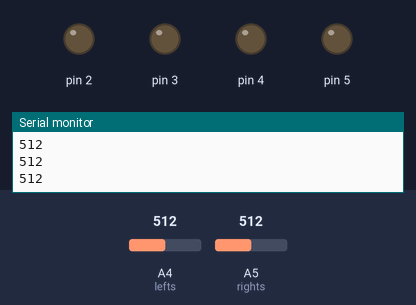
Bench run of a sketch on a simulated Arduino Uno, built with avr-gcc and run on an emulated ATmega328P. Parts: output pins drawn as LEDs (lit = HIGH), the last lines printed to the serial monitor. The test bench sets the inputs (shaded band); at power-on: A4 (lefts) = 512, A5 (rights) = 512.

Above: at 1.2 s.
1.3 s: A4 (lefts) set to 312
2.8 s: A4 (lefts) set to 291
At 3.7 s:
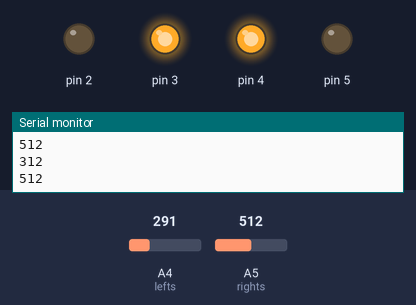
At 7.8 s:
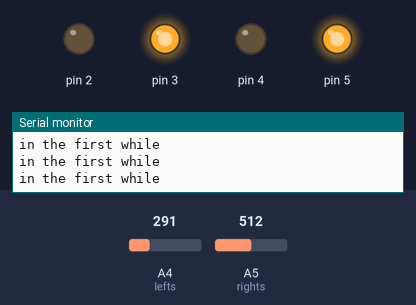
Timing chart, 0 to 9.3 s (numbered marks = the images above; inputs shaded):
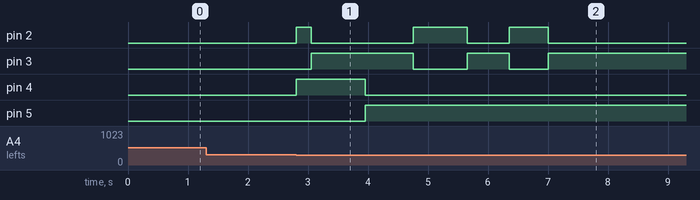

Measured:
- the behaviour switches between 301 and 300 on A4 (lefts) (found by bisection; images 0 and 1)
- after the input at 2.8 s, pin 2: goes HIGH 0.25 s, LOW 1.7 s, HIGH 0.90 s, LOW 0.70 s, HIGH 0.65 s, then LOW, starting at once; pin 3: goes HIGH 1.7 s, LOW 0.90 s, HIGH 0.70 s, LOW 0.65 s, then HIGH, starting after 0.25 s; pin 4: LOW → HIGH at once, → LOW 1.2 s later; pin 5: LOW → HIGH after 1.2 s

The sketch:

LinoAvoider_Robot_verse_1.ino
```cpp
#define lefts A4
#define rights A5
#define avoids A4

int left_sensor_state;
int right_sensor_state;

void setup() {
  pinMode(2,OUTPUT);
  pinMode(3,OUTPUT);
  pinMode(4,OUTPUT);
  pinMode(5,OUTPUT);

  pinMode(lefts,INPUT);
  pinMode(rights,INPUT);
  pinMode(avoids,INPUT);
  //begin serial communication
  Serial.begin(9600);

}

void maju()
{
  digitalWrite(5,HIGH);
  digitalWrite(3,HIGH);
  digitalWrite(2,LOW);
  digitalWrite(4,LOW);
}

void mundur()
{
  digitalWrite(4,HIGH);
  digitalWrite(2,HIGH);
  digitalWrite(5,LOW);
  digitalWrite(3,LOW);
}

void kanan()
{
  digitalWrite(5,HIGH);
  digitalWrite(2,HIGH);
  digitalWrite(3,LOW);
  digitalWrite(4,LOW);
}

void kiri()
{
  digitalWrite(3,HIGH);
  digitalWrite(4,HIGH);
  digitalWrite(5,LOW);
  digitalWrite(2,LOW);
}

void berhenti()
{
  digitalWrite(3,LOW);
  digitalWrite(4,LOW);
  digitalWrite(5,LOW);
  digitalWrite(2,LOW);
}

void loop(){
  //printing values of the sensors to the serial monitor
  Serial.println(analogRead(lefts));
  Serial.println(analogRead(rights));

  //ovoider
  if(analogRead(avoids)<=300)
 {
  //mundur
  mundur();
  delay(250);

  //kiri

  kiri();
  delay(900);

  //maju
  maju();
  delay(800);

  //kanan
  kanan();
  delay(900);

  //maju
  maju();
  delay(700);

  //kanan
   kanan();
  delay(650);

  //maju
  maju();

  //left_sensor_state == 600;

  while(!analogRead(lefts)<=300){

  //left_sensor_state = digitalRead(lefts);
  //right_sensor_state = digitalRead(rights);
  Serial.println("in the first while");


}
  //mundur
  mundur();
  delay(100);

  //kiri
  kiri();
  delay (500);

  }


  //line detected by both
  if(analogRead(lefts)<=300 && analogRead(rights)<=300){
    //stop
    maju();
  }
  //line detected by left sensor
  else if(analogRead(lefts)<=300 && !analogRead(rights)<=300){
    //turn left
    kanan();
    /*
    motor1.run(RELEASE);
    motor2.run(FORWARD);
     */
  }
  //line detected by right sensor
  else if(!analogRead(lefts)<=300 && analogRead(rights)<=300){
    //turn right
    kiri();
    /*
    motor1.run(FORWARD);
    motor2.run(RELEASE);
     */
  }
  //line detected by none
  else if(!analogRead(lefts)<=300 && !analogRead(rights)<=300){
    //stop
    berhenti();
    /*
    motor1.run(BACKWARD);
    motor2.run(BACKWARD);
     */
  }


}
```
